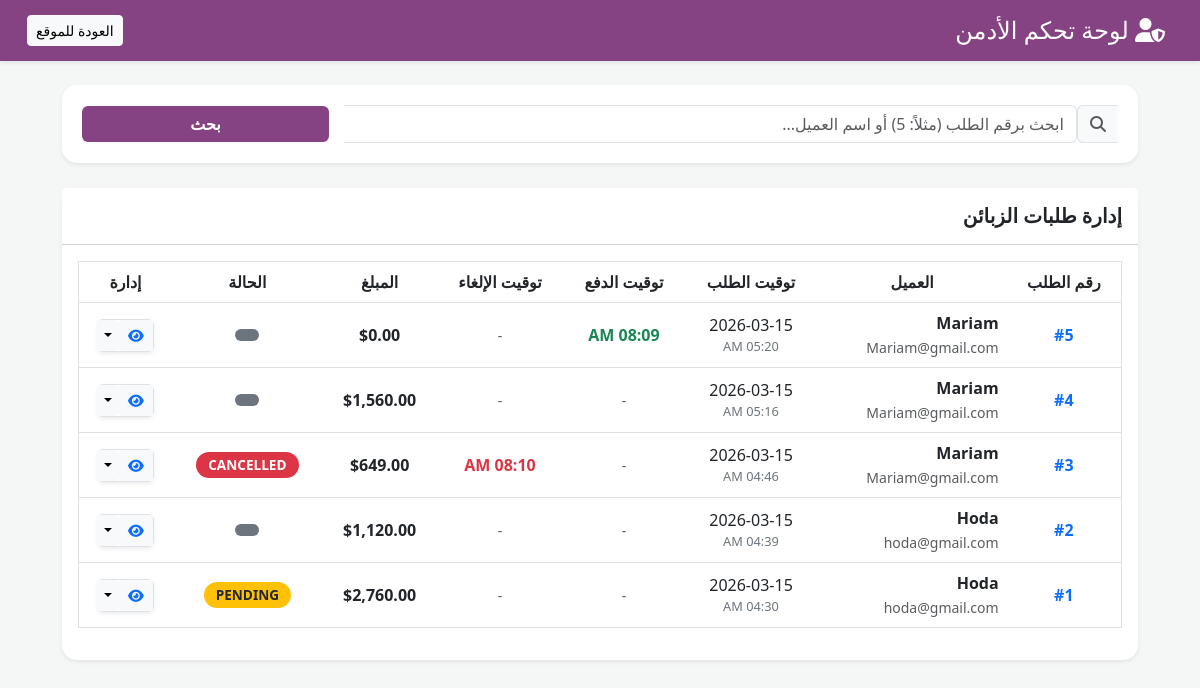
The app's page /admin/manage_orders.php (signed in) with its own data.
### tables this page shows
CREATE TABLE `orders` (
  `id` int(11) NOT NULL,
  `user_id` int(11) NOT NULL,
  `total_price` decimal(10,2) NOT NULL,
  `status` enum('pending','completed','cancelled') DEFAULT 'pending',
  `address` text DEFAULT NULL,
  `phone` varchar(20) DEFAULT NULL,
  `created_at` timestamp NOT NULL DEFAULT current_timestamp(),
  `paid_at` datetime DEFAULT NULL,
  `cancelled_at` datetime DEFAULT NULL
);

CREATE TABLE `users` (
  `id` int(11) NOT NULL,
  `name` varchar(100) NOT NULL,
  `email` varchar(100) NOT NULL,
  `password` varchar(255) NOT NULL,
  `created_at` timestamp NOT NULL DEFAULT current_timestamp(),
  `role` varchar(20) DEFAULT 'user'
);

### admin/manage_orders.php (the view, shortened to what this page needs)
<?php
include "../includes/db.php";
$search = "";
$sql = "SELECT orders.*, users.name as customer_name, users.email as customer_email
        FROM orders
        JOIN users ON orders.user_id = users.id ";
$sql .= " ORDER BY orders.id DESC";
$result = mysqli_query($conn, $sql);
?>
<!DOCTYPE html>
<html lang="ar" dir="rtl">
<head>
    <link href="https://cdn.jsdelivr.net/npm/bootstrap@5.3.0/dist/css/bootstrap.min.css" rel="stylesheet">
    <link rel="stylesheet" href="https://cdnjs.cloudflare.com/ajax/libs/font-awesome/6.5.1/css/all.min.css">
</head>
<body>
<div class="navbar-admin shadow-sm mb-4">
    <div class="container-fluid d-flex justify-content-between align-items-center">
        <h4 class="mb-0"><i class="fa-solid fa-user-shield me-2"></i> لوحة تحكم الأدمن</h4>
        <a href="../index.php" class="btn btn-light btn-sm">العودة للموقع</a>
    </div>
</div>
<div class="container-fluid">
    <div class="row justify-content-center">
        <div class="col-md-11">
            <div class="search-section shadow-sm">
                <form action="" method="GET" class="row g-3 align-items-center">
                    <div class="col-md-9">
                        <div class="input-group">
                            <span class="input-group-text bg-light border-end-0"><i class="fa-solid fa-magnifying-glass text-muted"></i></span>
                            <input type="text" name="search" class="form-control border-start-0 shadow-none"
                                   placeholder="ابحث برقم الطلب (مثلاً: 5) أو اسم العميل..."
                                   value="<?php echo htmlspecialchars($search); ?>">
                        </div>
                    </div>
                    <div class="col-md-3 d-flex gap-2">
                        <button type="submit" class="btn btn-primary w-100 fw-bold" style="background: var(--main-color); border:none;">بحث</button>
                    </div>
                </form>
            </div>
            <div class="card shadow-sm">
                <div class="card-header bg-white py-3 d-flex justify-content-between align-items-center">
                    <h5 class="card-title mb-0 text-dark fw-bold">إدارة طلبات الزبائن</h5>
                </div>
                <div class="card-body">
                    <div class="table-responsive">
                        <table class="table table-hover align-middle border text-center">
                            <thead>
                                <tr>
                                    <th>رقم الطلب</th>
                                    <th>العميل</th>
                                    <th>توقيت الطلب</th>
                                    <th>توقيت الدفع</th>
                                    <th>توقيت الإلغاء</th>
                                    <th>المبلغ</th>
                                    <th>الحالة</th>
                                    <th>إدارة</th>
                                </tr>
                            </thead>
                            <tbody>
                                <?php if(mysqli_num_rows($result) > 0): ?>
                                    <?php while($row = mysqli_fetch_assoc($result)): ?>
                                    <tr>
                                        <td class="fw-bold text-primary">#<?php echo $row['id']; ?></td>
                                        <td class="text-end">
                                            <div class="fw-bold"><?php echo htmlspecialchars($row['customer_name']); ?></div>
                                            <small class="text-muted"><?php echo htmlspecialchars($row['customer_email']); ?></small>
                                        </td>
                                        <td>
                                            <span class="text-dark"><?php echo date('Y-m-d', strtotime($row['created_at'])); ?></span>
                                            <span class="time-text"><?php echo date('h:i A', strtotime($row['created_at'])); ?></span>
                                        </td>
                                        <td>
                                            <?php if($row['paid_at']): ?>
                                                <span class="text-success fw-bold"><?php echo date('h:i A', strtotime($row['paid_at'])); ?></span>
                                            <?php else: ?>
                                                <span class="text-muted small">-</span>
                                            <?php endif; ?>
                                        </td>
                                        <td>
                                            <?php if($row['cancelled_at']): ?>
                                                <span class="text-danger fw-bold"><?php echo date('h:i A', strtotime($row['cancelled_at'])); ?></span>
                                            <?php else: ?>
                                                <span class="text-muted small">-</span>
                                            <?php endif; ?>
                                        </td>
                                        <td class="fw-bold text-dark">$<?php echo number_format($row['total_price'], 2); ?></td>
                                        <td>
                                            <?php
                                                $status_map = [
                                                    'pending' => 'bg-warning text-dark',
                                                    'paid' => 'bg-success text-white',
                                                    'shipped' => 'bg-info text-white',
                                                    'cancelled' => 'bg-danger text-white'
                                                ];
                                                $class = $status_map[strtolower($row['status'])] ?? 'bg-secondary text-white';
                                            ?>
                                            <span class="badge status-badge <?php echo $class; ?>">
                                                <?php echo strtoupper($row['status']); ?>
                                            </span>
                                        </td>
                                        <td>
                                            <div class="btn-group border rounded shadow-sm bg-white">
                                                <a href="view_order.php?id=<?php echo $row['id']; ?>" class="btn btn-sm btn-light" title="عرض التفاصيل">
                                                    <i class="fa-solid fa-eye text-primary"></i>
                                                </a>
                                                <button type="button" class="btn btn-sm btn-light dropdown-toggle dropdown-toggle-split" data-bs-toggle="dropdown"></button>
                                            </div>
                                        </td>
                                    </tr>
                                    <?php endwhile; ?>
                                <?php endif; ?>
                            </tbody>
                        </table>
                    </div>
                </div>
            </div>
        </div>
    </div>
</div>
</body>
</html>

### admin/manage_orders.php (style rules this page uses)
:root { --main-color: #864383; }
body { background-color: #f4f7f6; font-family: 'Segoe UI', Tahoma, Geneva, Verdana, sans-serif; }
.navbar-admin { background-color: var(--main-color); color: white; padding: 15px; }
.card { border-radius: 15px; border: none; }
.table thead { background-color: var(--main-color); color: white; }
.status-badge { padding: 6px 12px; border-radius: 20px; font-size: 0.85rem; font-weight: 600; }
.time-text { font-size: 0.8rem; color: #6c757d; display: block; }
.search-section { background: white; border-radius: 15px; padding: 20px; margin-bottom: 25px; box-shadow: 0 4px 6px rgba(0,0,0,0.02); }

### records on screen
orders: id "5", user.name "Mariam", user.email "Mariam@gmail.com", created_at "2026-03-15", created_at "05:20 AM", paid_at "08:09 AM", total_price "0.00"
orders: id "4", user.name "Mariam", user.email "Mariam@gmail.com", created_at "2026-03-15", created_at "05:16 AM", total_price "1,560.00"
orders: id "3", user.name "Mariam", user.email "Mariam@gmail.com", created_at "2026-03-15", created_at "04:46 AM", cancelled_at "08:10 AM", total_price "649.00", status "CANCELLED"
orders: id "2", user.name "Hoda", user.email "hoda@gmail.com", created_at "2026-03-15", created_at "04:39 AM", total_price "1,120.00"
orders: id "1", user.name "Hoda", user.email "hoda@gmail.com", created_at "2026-03-15", created_at "04:30 AM", total_price "2,760.00", status "PENDING"
